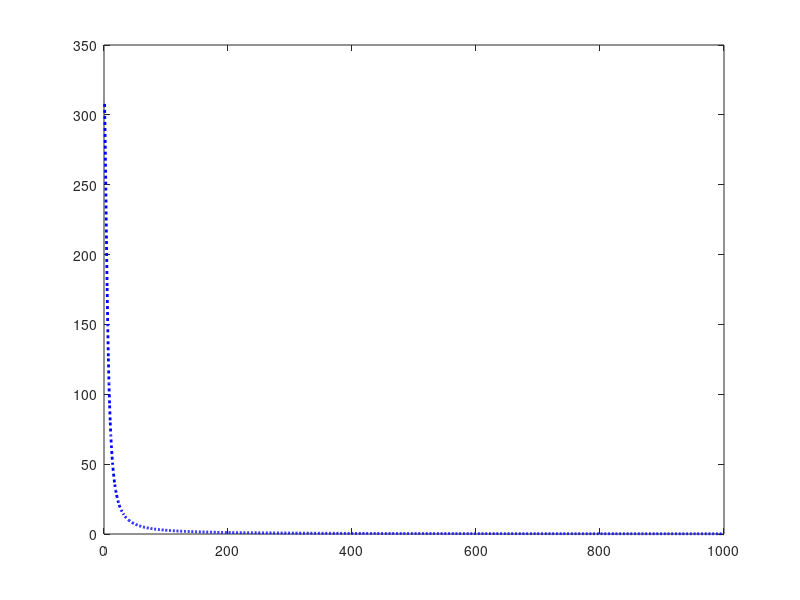
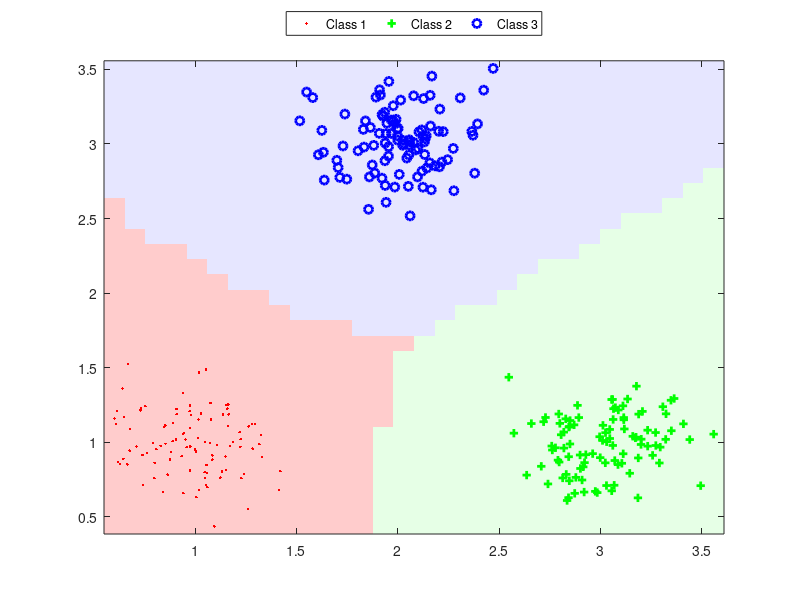

Write MATLAB code to recreate these figures, in order.
% This function is the primary driver for homework 3 part 1
function hw3part1
close all;
clear all;
clc;
% we will experiment with a simple 2d dataset to visualize the decision
% boundaries learned by a MLP. Our goal is to study the changes to the
% decision boundary and the training error with respect to the following
% parameters
% - increasing overlap between the data points of the different classes
% - increasing the number of training iterations
% - increase the number of hidden layer neurons
% - see the effect of learning rate on the convergence of the network


% centroid for the three classes
c1=[1 1];
c2=[3 1];
c3=[2 3];

% standard deviation for the three classes
% "increase this quantity to increase the overlap between the classes"
% change this quantity to 0.75 when solving 1(f).
sd=0.2;

% number of data points per class
N=100;

rand('seed', 1);

% generate data points for the three classes
%x1,x2 and x3 are each Nx2 matrices
x1=randn(N,2)*sd+ones(N,1)*c1;
x2=randn(N,2)*sd+ones(N,1)*c2;
x3=randn(N,2)*sd+ones(N,1)*c3;

% generate the labels for the three classes in the binary notation
y1= repmat([1 0 0],N,1);
y2= repmat([0 1 0],N,1);
y3= repmat([0 0 1],N,1);

% creating the test data points
a1min = min([x1(:,1);x2(:,1);x3(:,1)]);
a1max = max([x1(:,1);x2(:,1);x3(:,1)]);

a2min = min([x1(:,2);x2(:,2);x3(:,2)]);
a2max = max([x1(:,2);x2(:,2);x3(:,2)]);

[a1 a2] = meshgrid(a1min:0.1:a1max, a2min:0.1:a2max);

testX=[a1(:) a2(:)];

% Experimenting with MLP

% number of epochs for training
nEpochs = 1000;

% learning rate
eta = 0.01;

% number of hidden layer units
H = 16;

% train the MLP using the generated sample dataset
[w, v, trainerror] = mlptrain([x1;x2;x3],[y1;y2;y3], H, eta, nEpochs);

% plot the train error againt the number of epochs
figure; plot(1:nEpochs, trainerror, 'b:', 'LineWidth', 2);

ydash = mlptest(testX, w, v);

[val idx] = max(ydash, [], 2);

label = reshape(idx, size(a1));

% ploting the approximate decision boundary
% -------------------------------------------

figure;
imagesc([a1min a1max], [a2min a2max], label), hold on,
set(gca, 'ydir', 'normal'),

% colormap for the classes:
% class 1 = light red, 2 = light green, 3 = light blue
cmap = [1 0.8 0.8; 0.9 1 0.9; 0.9 0.9 1];
colormap(cmap);

% plot the training data
plot(x1(:,1),x1(:,2),'r.', 'LineWidth', 2),
plot(x2(:,1),x2(:,2),'g+', 'LineWidth', 2),
plot(x3(:,1),x3(:,2),'bo', 'LineWidth', 2),

legend('Class 1', 'Class 2', 'Class 3', 'Location', 'NorthOutside', ...
    'Orientation', 'horizontal');

% viewing the decision surface for the three classes
% ydash1 = reshape(ydash(:,1), size(a1));
% ydash2 = reshape(ydash(:,2), size(a1));
% ydash3 = reshape(ydash(:,3), size(a1));
%
% figure;
% surf(a1, a2, ydash1, 'FaceColor', [1 0 0], 'FaceAlpha', 0.5), hold on,...
% surf(a1, a2, ydash2, 'FaceColor', [0 1 0], 'FaceAlpha', 0.5), hold on,...
% surf(a1, a2, ydash3, 'FaceColor', [0 0 1], 'FaceAlpha', 0.5);

function [w v trainerror] = mlptrain(X, Y, H, eta, nEpochs)
% X - training data of size NxD
% Y - training labels of size NxK
% H - the number of hidden units
% eta - the learning rate
% nEpochs - the number of training epochs
% define and initialize the neural network parameters

% number of training data points
N = size(X,1);
% number of inputs
D = size(X,2); % excluding the bias term
% number of outputs
K = size(Y,2);

% weights for the connections between input and hidden layer
% random values from the interval [-0.3 0.3]
% w is a Hx(D+1) matrix
w = -0.3+(0.6)*rand(H,(D+1));

% weights for the connections between input and hidden layer
% random values from the interval [-0.3 0.3]
% v is a Kx(H+1) matrix
v = -0.3+(0.6)*rand(K,(H+1));

% randomize the order in which the input data points are presented to the
% MLP
iporder = randperm(N);
trainerror=zeros(1,nEpochs);
% mlp training through stochastic gradient descent
for epoch = 1:nEpochs
    for n = 1:N
        % the current training point is X(iporder(n), :)
        % forward pass
        % --------------
        % input to hidden layer
        % calculate the output of the hidden layer units - z
        % ---------
        %'TO DO'%
        tp=X(iporder(n),:);%adding the bias term to training point
        t=Y(iporder(n),:);%training label of tp
        z=zeros(H,1);
        z=1./(1.+exp(-w*[1 tp]'));%sigmoid
        % ---------
        % hidden to output layer
        % calculate the output of the output layer units - ydash
        % ---------
        %'TO DO'%
        ydash=zeros(K,1);
        ydash=exp(v*[1;z])/sum(exp(v*[1;z]));%softmax function
        % ---------
        
        % backward pass
        % ---------------
        % update the weights for the connections between hidden and
        % outlayer units
        % ---------
        %'TO DO'%
        %cross entropy is the error function
        deltaV=eta*(t'-ydash)*[1 z'];
        vold=v;
        v=vold+deltaV;
        % ---------
        % update the weights for the connections between the input and
        % hidden later units
        % ---------
        %'TO DO'%
        deltaW=(eta*vold(:,2:end)'*(t'-ydash)*ones(1,D+1)).*((z.*(1-z))*[1 tp]);
        w=w+deltaW;
        % ---------
    end
    ydash = mlptest(X, w, v);%ydash has the dimension NxK
    % compute the training error
    % ---------
    %'TO DO'% uncomment the next line after adding the necessary code
    trainerror(epoch) =-sum(sum(Y.*log(ydash)));
    % ---------
    disp(sprintf('training error after epoch %d: %f\n',epoch,...
        trainerror(epoch)));
end
return;

function ydash = mlptest(X, w, v)
% forward pass of the network

% number of inputs
N = size(X,1);

% number of outputs
K = size(v,1);
H = size(w,1);
ydash=zeros(N,K);
for i=1:N
% forward pass to estimate the outputs
% --------------------------------------
% input to hidden for all the data points
% calculate the output of the hidden layer units
% ---------
%'TO DO'%
tp=X(i,:);
z=zeros(H,1);
z=1./(1.+exp(-w*[1 tp]'));%sigmoid
% ---------% hidden to output for all the data points
% calculate the output of the output layer units
% ---------
%'TO DO'%
res=zeros(K,1);
res=exp(v*[1;z])/sum(exp(v*[1;z]));%softmax function
ydash(i,:)=res';
end
% ---------
return;